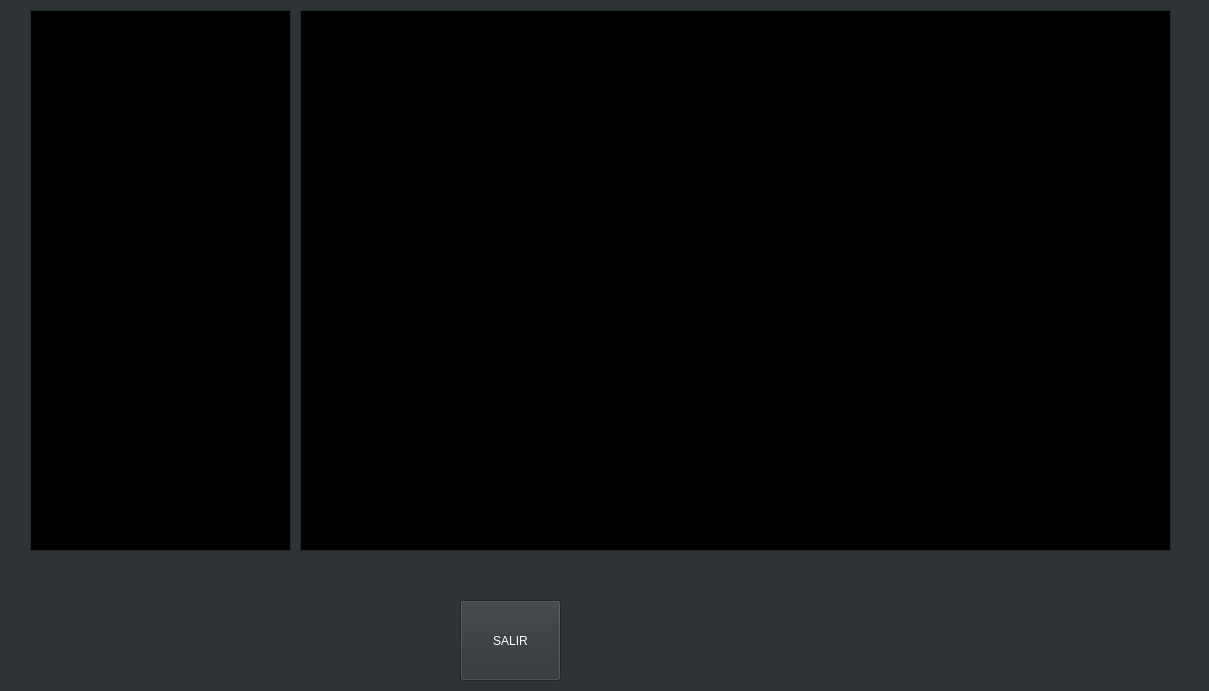
<?xml version="1.0" encoding="UTF-8"?>
<ui version="4.0">
 <class>showImage</class>
 <widget class="QWidget" name="showImage">
  <property name="geometry">
   <rect>
    <x>0</x>
    <y>0</y>
    <width>1209</width>
    <height>691</height>
   </rect>
  </property>
  <property name="palette">
   <palette>
    <active>
     <colorrole role="WindowText">
      <brush brushstyle="SolidPattern">
       <color alpha="255">
        <red>255</red>
        <green>255</green>
        <blue>255</blue>
       </color>
      </brush>
     </colorrole>
     <colorrole role="Button">
      <brush brushstyle="SolidPattern">
       <color alpha="255">
        <red>46</red>
        <green>52</green>
        <blue>54</blue>
       </color>
      </brush>
     </colorrole>
     <colorrole role="Light">
      <brush brushstyle="SolidPattern">
       <color alpha="255">
        <red>69</red>
        <green>78</green>
        <blue>81</blue>
       </color>
      </brush>
     </colorrole>
     <colorrole role="Midlight">
      <brush brushstyle="SolidPattern">
       <color alpha="255">
        <red>57</red>
        <green>65</green>
        <blue>67</blue>
       </color>
      </brush>
     </colorrole>
     <colorrole role="Dark">
      <brush brushstyle="SolidPattern">
       <color alpha="255">
        <red>23</red>
        <green>26</green>
        <blue>27</blue>
       </color>
      </brush>
     </colorrole>
     <colorrole role="Mid">
      <brush brushstyle="SolidPattern">
       <color alpha="255">
        <red>30</red>
        <green>34</green>
        <blue>36</blue>
       </color>
      </brush>
     </colorrole>
     <colorrole role="Text">
      <brush brushstyle="SolidPattern">
       <color alpha="255">
        <red>255</red>
        <green>255</green>
        <blue>255</blue>
       </color>
      </brush>
     </colorrole>
     <colorrole role="BrightText">
      <brush brushstyle="SolidPattern">
       <color alpha="255">
        <red>255</red>
        <green>255</green>
        <blue>255</blue>
       </color>
      </brush>
     </colorrole>
     <colorrole role="ButtonText">
      <brush brushstyle="SolidPattern">
       <color alpha="255">
        <red>255</red>
        <green>255</green>
        <blue>255</blue>
       </color>
      </brush>
     </colorrole>
     <colorrole role="Base">
      <brush brushstyle="SolidPattern">
       <color alpha="255">
        <red>0</red>
        <green>0</green>
        <blue>0</blue>
       </color>
      </brush>
     </colorrole>
     <colorrole role="Window">
      <brush brushstyle="SolidPattern">
       <color alpha="255">
        <red>46</red>
        <green>52</green>
        <blue>54</blue>
       </color>
      </brush>
     </colorrole>
     <colorrole role="Shadow">
      <brush brushstyle="SolidPattern">
       <color alpha="255">
        <red>0</red>
        <green>0</green>
        <blue>0</blue>
       </color>
      </brush>
     </colorrole>
     <colorrole role="AlternateBase">
      <brush brushstyle="SolidPattern">
       <color alpha="255">
        <red>23</red>
        <green>26</green>
        <blue>27</blue>
       </color>
      </brush>
     </colorrole>
     <colorrole role="ToolTipBase">
      <brush brushstyle="SolidPattern">
       <color alpha="255">
        <red>255</red>
        <green>255</green>
        <blue>220</blue>
       </color>
      </brush>
     </colorrole>
     <colorrole role="ToolTipText">
      <brush brushstyle="SolidPattern">
       <color alpha="255">
        <red>0</red>
        <green>0</green>
        <blue>0</blue>
       </color>
      </brush>
     </colorrole>
     <colorrole role="PlaceholderText">
      <brush brushstyle="SolidPattern">
       <color alpha="128">
        <red>255</red>
        <green>255</green>
        <blue>255</blue>
       </color>
      </brush>
     </colorrole>
    </active>
    <inactive>
     <colorrole role="WindowText">
      <brush brushstyle="SolidPattern">
       <color alpha="255">
        <red>255</red>
        <green>255</green>
        <blue>255</blue>
       </color>
      </brush>
     </colorrole>
     <colorrole role="Button">
      <brush brushstyle="SolidPattern">
       <color alpha="255">
        <red>46</red>
        <green>52</green>
        <blue>54</blue>
       </color>
      </brush>
     </colorrole>
     <colorrole role="Light">
      <brush brushstyle="SolidPattern">
       <color alpha="255">
        <red>69</red>
        <green>78</green>
        <blue>81</blue>
       </color>
      </brush>
     </colorrole>
     <colorrole role="Midlight">
      <brush brushstyle="SolidPattern">
       <color alpha="255">
        <red>57</red>
        <green>65</green>
        <blue>67</blue>
       </color>
      </brush>
     </colorrole>
     <colorrole role="Dark">
      <brush brushstyle="SolidPattern">
       <color alpha="255">
        <red>23</red>
        <green>26</green>
        <blue>27</blue>
       </color>
      </brush>
     </colorrole>
     <colorrole role="Mid">
      <brush brushstyle="SolidPattern">
       <color alpha="255">
        <red>30</red>
        <green>34</green>
        <blue>36</blue>
       </color>
      </brush>
     </colorrole>
     <colorrole role="Text">
      <brush brushstyle="SolidPattern">
       <color alpha="255">
        <red>255</red>
        <green>255</green>
        <blue>255</blue>
       </color>
      </brush>
     </colorrole>
     <colorrole role="BrightText">
      <brush brushstyle="SolidPattern">
       <color alpha="255">
        <red>255</red>
        <green>255</green>
        <blue>255</blue>
       </color>
      </brush>
     </colorrole>
     <colorrole role="ButtonText">
      <brush brushstyle="SolidPattern">
       <color alpha="255">
        <red>255</red>
        <green>255</green>
        <blue>255</blue>
       </color>
      </brush>
     </colorrole>
     <colorrole role="Base">
      <brush brushstyle="SolidPattern">
       <color alpha="255">
        <red>0</red>
        <green>0</green>
        <blue>0</blue>
       </color>
      </brush>
     </colorrole>
     <colorrole role="Window">
      <brush brushstyle="SolidPattern">
       <color alpha="255">
        <red>46</red>
        <green>52</green>
        <blue>54</blue>
       </color>
      </brush>
     </colorrole>
     <colorrole role="Shadow">
      <brush brushstyle="SolidPattern">
       <color alpha="255">
        <red>0</red>
        <green>0</green>
        <blue>0</blue>
       </color>
      </brush>
     </colorrole>
     <colorrole role="AlternateBase">
      <brush brushstyle="SolidPattern">
       <color alpha="255">
        <red>23</red>
        <green>26</green>
        <blue>27</blue>
       </color>
      </brush>
     </colorrole>
     <colorrole role="ToolTipBase">
      <brush brushstyle="SolidPattern">
       <color alpha="255">
        <red>255</red>
        <green>255</green>
        <blue>220</blue>
       </color>
      </brush>
     </colorrole>
     <colorrole role="ToolTipText">
      <brush brushstyle="SolidPattern">
       <color alpha="255">
        <red>0</red>
        <green>0</green>
        <blue>0</blue>
       </color>
      </brush>
     </colorrole>
     <colorrole role="PlaceholderText">
      <brush brushstyle="SolidPattern">
       <color alpha="128">
        <red>255</red>
        <green>255</green>
        <blue>255</blue>
       </color>
      </brush>
     </colorrole>
    </inactive>
    <disabled>
     <colorrole role="WindowText">
      <brush brushstyle="SolidPattern">
       <color alpha="255">
        <red>23</red>
        <green>26</green>
        <blue>27</blue>
       </color>
      </brush>
     </colorrole>
     <colorrole role="Button">
      <brush brushstyle="SolidPattern">
       <color alpha="255">
        <red>46</red>
        <green>52</green>
        <blue>54</blue>
       </color>
      </brush>
     </colorrole>
     <colorrole role="Light">
      <brush brushstyle="SolidPattern">
       <color alpha="255">
        <red>69</red>
        <green>78</green>
        <blue>81</blue>
       </color>
      </brush>
     </colorrole>
     <colorrole role="Midlight">
      <brush brushstyle="SolidPattern">
       <color alpha="255">
        <red>57</red>
        <green>65</green>
        <blue>67</blue>
       </color>
      </brush>
     </colorrole>
     <colorrole role="Dark">
      <brush brushstyle="SolidPattern">
       <color alpha="255">
        <red>23</red>
        <green>26</green>
        <blue>27</blue>
       </color>
      </brush>
     </colorrole>
     <colorrole role="Mid">
      <brush brushstyle="SolidPattern">
       <color alpha="255">
        <red>30</red>
        <green>34</green>
        <blue>36</blue>
       </color>
      </brush>
     </colorrole>
     <colorrole role="Text">
      <brush brushstyle="SolidPattern">
       <color alpha="255">
        <red>23</red>
        <green>26</green>
        <blue>27</blue>
       </color>
      </brush>
     </colorrole>
     <colorrole role="BrightText">
      <brush brushstyle="SolidPattern">
       <color alpha="255">
        <red>255</red>
        <green>255</green>
        <blue>255</blue>
       </color>
      </brush>
     </colorrole>
     <colorrole role="ButtonText">
      <brush brushstyle="SolidPattern">
       <color alpha="255">
        <red>23</red>
        <green>26</green>
        <blue>27</blue>
       </color>
      </brush>
     </colorrole>
     <colorrole role="Base">
      <brush brushstyle="SolidPattern">
       <color alpha="255">
        <red>46</red>
        <green>52</green>
        <blue>54</blue>
       </color>
      </brush>
     </colorrole>
     <colorrole role="Window">
      <brush brushstyle="SolidPattern">
       <color alpha="255">
        <red>46</red>
        <green>52</green>
        <blue>54</blue>
       </color>
      </brush>
     </colorrole>
     <colorrole role="Shadow">
      <brush brushstyle="SolidPattern">
       <color alpha="255">
        <red>0</red>
        <green>0</green>
        <blue>0</blue>
       </color>
      </brush>
     </colorrole>
     <colorrole role="AlternateBase">
      <brush brushstyle="SolidPattern">
       <color alpha="255">
        <red>46</red>
        <green>52</green>
        <blue>54</blue>
       </color>
      </brush>
     </colorrole>
     <colorrole role="ToolTipBase">
      <brush brushstyle="SolidPattern">
       <color alpha="255">
        <red>255</red>
        <green>255</green>
        <blue>220</blue>
       </color>
      </brush>
     </colorrole>
     <colorrole role="ToolTipText">
      <brush brushstyle="SolidPattern">
       <color alpha="255">
        <red>0</red>
        <green>0</green>
        <blue>0</blue>
       </color>
      </brush>
     </colorrole>
     <colorrole role="PlaceholderText">
      <brush brushstyle="SolidPattern">
       <color alpha="128">
        <red>255</red>
        <green>255</green>
        <blue>255</blue>
       </color>
      </brush>
     </colorrole>
    </disabled>
   </palette>
  </property>
  <property name="windowTitle">
   <string>Form</string>
  </property>
  <widget class="QGraphicsView" name="graphicsView">
   <property name="enabled">
    <bool>true</bool>
   </property>
   <property name="geometry">
    <rect>
     <x>300</x>
     <y>10</y>
     <width>871</width>
     <height>541</height>
    </rect>
   </property>
  </widget>
  <widget class="QPushButton" name="pushButton">
   <property name="geometry">
    <rect>
     <x>460</x>
     <y>600</y>
     <width>101</width>
     <height>81</height>
    </rect>
   </property>
   <property name="text">
    <string>SALIR</string>
   </property>
  </widget>
  <widget class="QTextEdit" name="txtArea">
   <property name="geometry">
    <rect>
     <x>30</x>
     <y>10</y>
     <width>261</width>
     <height>541</height>
    </rect>
   </property>
   <property name="undoRedoEnabled">
    <bool>false</bool>
   </property>
   <property name="readOnly">
    <bool>true</bool>
   </property>
   <property name="html">
    <string>&lt;!DOCTYPE HTML PUBLIC &quot;-//W3C//DTD HTML 4.0//EN&quot; &quot;http://www.w3.org/TR/REC-html40/strict.dtd&quot;&gt;
&lt;html&gt;&lt;head&gt;&lt;meta name=&quot;qrichtext&quot; content=&quot;1&quot; /&gt;&lt;style type=&quot;text/css&quot;&gt;
p, li { white-space: pre-wrap; }
&lt;/style&gt;&lt;/head&gt;&lt;body style=&quot; font-family:'Ubuntu'; font-size:10pt; font-weight:400; font-style:normal;&quot;&gt;
&lt;p style=&quot;-qt-paragraph-type:empty; margin-top:0px; margin-bottom:0px; margin-left:0px; margin-right:0px; -qt-block-indent:0; text-indent:0px; font-family:'Ubuntu';&quot;&gt;&lt;br /&gt;&lt;/p&gt;
&lt;p style=&quot;-qt-paragraph-type:empty; margin-top:0px; margin-bottom:0px; margin-left:0px; margin-right:0px; -qt-block-indent:0; text-indent:0px; font-family:'Ubuntu';&quot;&gt;&lt;br /&gt;&lt;/p&gt;&lt;/body&gt;&lt;/html&gt;</string>
   </property>
   <property name="overwriteMode">
    <bool>true</bool>
   </property>
  </widget>
 </widget>
 <resources/>
 <connections/>
</ui>
